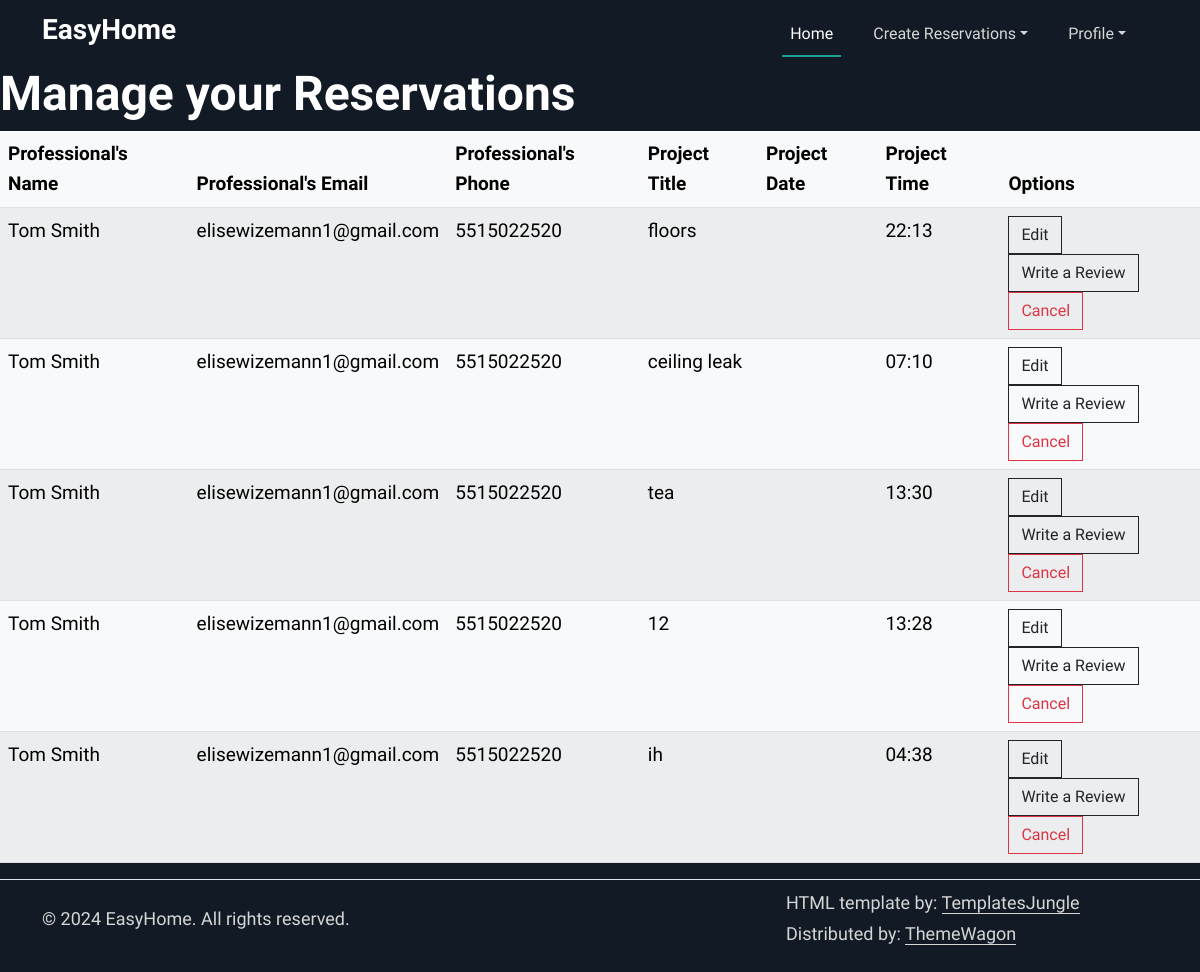
Page /manageReservations (signed in) on the earlier database version.
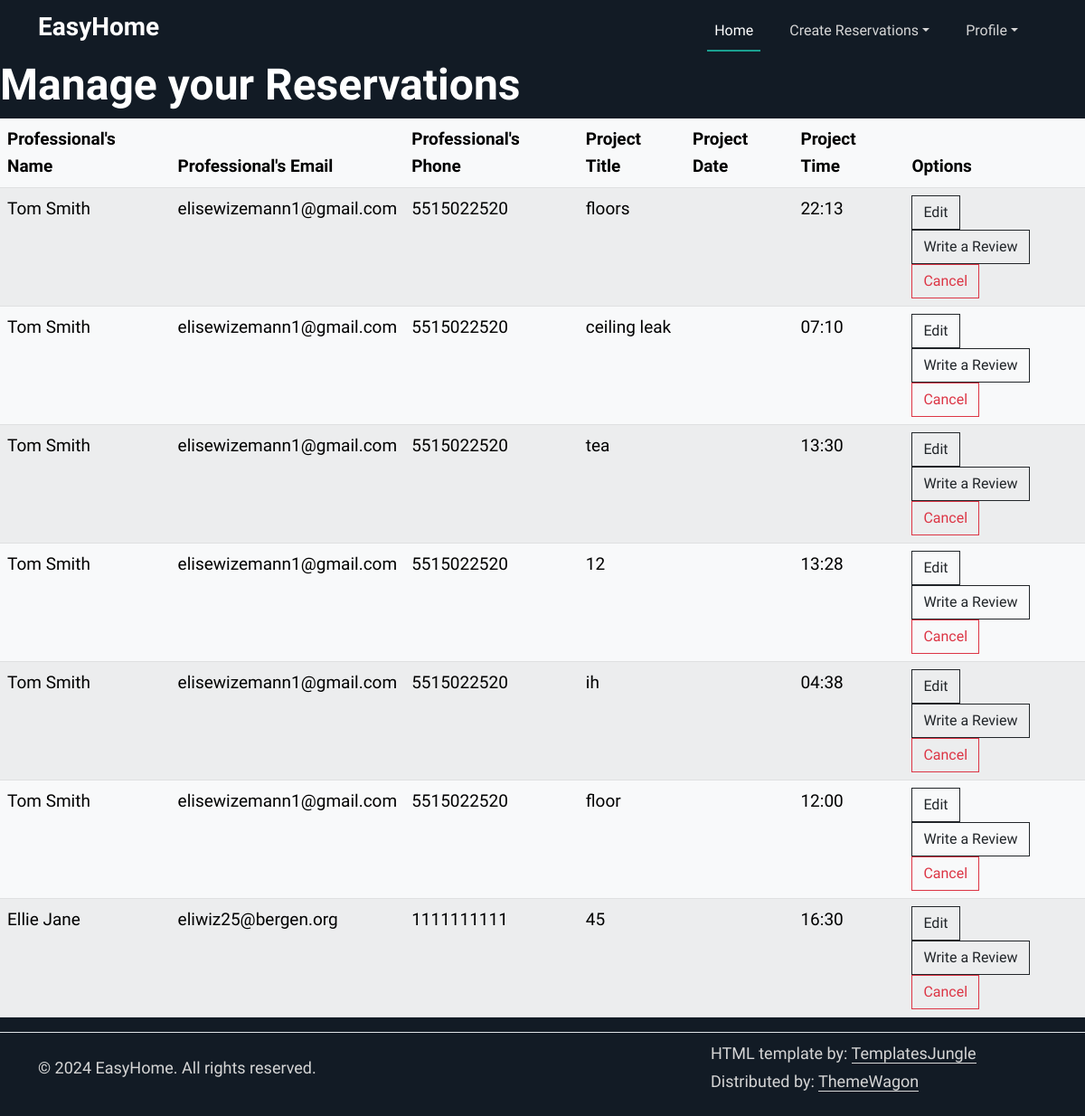
Same page on the later database version.
### tables this page shows
CREATE TABLE workDetails (
                id INTEGER PRIMARY KEY AUTOINCREMENT,
                work_name VARCHAR2(50),
                work_description VARCHAR2(100),
                user_id INTEGER NOT NULL,
                professional_id INTEGER NOT NULL,
                total_cost REAL,
                hour_amount INTEGER,
                start_date DATE,
                end_date DATE,
                start_time TIME,
                is_paid BOOLEAN DEFAULT 0,
                FOREIGN KEY (user_id) REFERENCES users(id),
                FOREIGN KEY (professional_id) REFERENCES professionals(id)
              );

CREATE TABLE users (
                id INTEGER PRIMARY KEY AUTOINCREMENT,
                first_name VARCHAR2(25) NOT NULL,
                middle_name VARCHAR2(15),
                last_name VARCHAR2(25) NOT NULL,
                gender CHAR(1) CHECK (gender IN ('M','F','O')) NOT NULL,
                phone_number VARCHAR2(12) NOT NULL,
                email VARCHAR2(50) NOT NULL,
                password VARCHAR2(50) NOT NULL,
                street_number VARCHAR2(10),
                street_name VARCHAR2(35),
                town VARCHAR2(30),
                state CHAR(2),
                zip_code NUMBER(5),
                user_type VARCHAR2(20) CHECK (user_type IN ('customer','professional')) DEFAULT 'customer'
            );

### app.py (the view)
@app.route("/manageReservations")
@login_required
def manageReservations():
    reserved = get_work_details_by_user(current_user.id)
    return render_template("manageReservations.html", reservations = reserved)

### app.py (called while the page is built)
@login_manager.user_loader
def load_user(user_id):
    try:
        conn = sqlite3.connect('database.db')
        conn.row_factory = sqlite3.Row
        c = conn.cursor()
        c.execute("SELECT * FROM users WHERE id = ?", (user_id,))
        user_row = c.fetchone()
        return User(user_row) if user_row else None
    except sqlite3.Error as e:
        print(f"Error retrieving user by ID: {e}")
        return None
    finally:
        if conn:
            conn.close()

### templates/manageReservations.html (shortened to what this page needs)
{%extends "base.html"%}
{%block content%}
<section id="start">
<div class="row">
    <h2>Manage your Reservations</h2>
    <div class="main">
    <table class="table table-striped table-light">
      <thead>
        <tr>
          <th scope="col">Professional's Name</th>
          <th scope="col">Professional's Email</th>
          <th scope="col">Professional's Phone</th>
          <th scope="col">Project Title</th>
          <th scope="col">Project Date</th>
          <th scope="col">Project Time</th>
          <th scope="col">Options</th>
        </tr>
      </thead>
      <tbody>
        {% for reserve in reservations %}
        <tr>
            <td>{{ reserve.first_name }} {{reserve.last_name}}</td>
            <td>{{ reserve.email}}</td>
            <td>{{ reserve.phone_number}}</td>
            <td>{{ reserve.work_name }}</td>
            <td>{{ reserve.date }}</td>
            <td>{{ reserve.start_time }}</td>
            <td>
              <a href="/editReservation/{{reserve.work_id}}">
                <button type="submit" class="btn btn-outline-dark">
                  Edit
                </button>
              </a>
                <a href="/submit_review/{{reserve.professional_primary_key}}" class="btn btn-outline-dark">Write a Review</a>
                <form action="{{ url_for('cancel_reservation') }}" method="post">
                  <button onclick="return confirm('Are you sure to delete this reservation?')" type="submit" class="btn btn-outline-danger">
                      Cancel
                  </button>
              </form>
            </td>
        </tr>
        {% endfor %}
    </tbody>
    </table>
  </div>
  </section>
{%endblock%}

### templates/base.html (shortened to what this page needs)
<!doctype html>
<html lang="en">
<head>
  <link rel="stylesheet" type="text/css" href="{{ url_for('static', filename='assets/css/vendor.css') }}">
  <link rel="stylesheet" href="https://cdn.jsdelivr.net/npm/swiper@9/swiper-bundle.min.css" />
  <link rel="stylesheet" href="https://cdn.jsdelivr.net/npm/bootstrap-icons@1.5.0/font/bootstrap-icons.css">
  <link href="https://cdn.jsdelivr.net/npm/bootstrap@5.2.3/dist/css/bootstrap.min.css" rel="stylesheet"
>
    <link rel="stylesheet" href="{{ url_for('static', filename='assets/css/style.css') }}">
</head>
<body data-bs-spy="scroll" data-bs-target="#navbar-example2" tabindex="0">
  <header id="nav" class="site-header position-fixed text-white bg-dark">
    <nav id="navbar-example2" class="navbar navbar-expand-lg py-2">
      <div class="container ">
        <a class="navbar-brand" href="/"><h3>EasyHome</h3></a>
        <div class="offcanvas offcanvas-end" tabindex="-1" id="offcanvasNavbar2"
          aria-labelledby="offcanvasNavbar2Label">
          <div class="offcanvas-body">
            <ul class="navbar-nav align-items-center justify-content-end align-items-center flex-grow-1 ">
              <li class="nav-item">
                <a class="nav-link active me-md-4" href="/">Home</a>
              </li>
              <li class="nav-item dropdown ">
                <a class="nav-link me-md-4 text-center dropdown-toggle" data-bs-toggle="dropdown" href="#" role="button"
                  aria-expanded="false">Create Reservations</a>
              </li>
                {%if current_user.first_name != null%}
                <li class="nav-item dropdown ">
                  <a class="nav-link me-md-4 text-center dropdown-toggle" data-bs-toggle="dropdown" href="#" role="button"
                    aria-expanded="false">Profile</a>
                </li>
                {%else%}
                <li class="nav-item">
                  <a class="nav-link mx-md-4" href="/login">Login</a>
                </li>
                {%endif%}
            </ul>
          </div>
        </div>
      </div>
    </nav>
  </header>
  {%block content%}
  {%endblock%}
    <footer class="d-flex flex-wrap justify-content-between align-items-center border-top"></footer>
    <div class="container">
      <footer class="d-flex flex-wrap justify-content-between align-items-center py-2 ">
        <div class="col-md-8 d-flex align-items-center">
          <p>© 2024 EasyHome. All rights reserved.</p>
        </div>
        <div class="col-md-4 d-flex align-items-center">
          <p>HTML template by: <a rel="noopener" href="https://templatesjungle.com/" class="link-primary"
              target="_blank">TemplatesJungle</a> <br> Distributed by: <a rel="noopener" href="https://themewagon.com" class="link-primary"
              target="_blank">ThemeWagon</a></p>
        </div>
      </footer>
    </div>
    <link rel="stylesheet" href="https://cdnjs.cloudflare.com/ajax/libs/font-awesome/5.15.4/css/all.min.css">
</body>
</html>

### static/assets/css/style.css (style rules this page uses)
:root { --accent-color: #1AA090; --dark-color: #121B25; --grey-color: #83898F; --body-text-color: #FFFFFF; --light-text-color: #D6D6D6; --link-color: #092035; }
body { padding-top: 65px; font-family: 'Work Sans', sans-serif; font-weight: 400; font-size: 19px; line-height: 1.6em; color: var(--body-text-color); background-color: var(--dark-color); }
h1, .h1, h2, .h2, h3, .h3, h4, .h4, h5, .h5, h6, .h6 { font-family: 'Work Sans', sans-serif; font-weight: 600; color: var(--body-text-color); }
h2, .h2 { font-size: 48px; }
ul { padding: 0; }
p { font-family: 'Work Sans', sans-serif; color: var(--light-text-color); font-size: 18px; }
a { color: var(--light-text-color); text-decoration: none; transition: all 0.3s ease-out; }
.btn { --bs-btn-border-radius: 0 rem; }
.text-white .nav-link.active, .text-white .nav-link:focus, .text-white .nav-link:hover { color: var(----body-text-color); }
.nav-link.active, .nav-link:focus, .nav-link:hover { color: var(----body-text-color); }
.nav-link { color: var(--light-text-color); font-size: 16px; position: relative; }
.nav-link:not(.dropdown-toggle):after { content: ''; position: absolute; left: 0; bottom: 0; width: 0; background: var(--accent-color); border-bottom: 2px solid var(--accent-color); transition: width 0.3s ease-out; }
.nav-link.active:after { width: 100%; }
.bg-dark { background-color: var(--dark-color) !important; }
.site-header { position: fixed; top: 0; width: 100%; z-index: 99999; transition: background 0.3s ease-out; }
a.navbar-brand { color: var(--body-text-color); }
a.nav-link.dropdown-toggle { color: #D6D6D6; font-size: 16px; }
.link-primary { color: var(--light-text-color) !important; border-bottom: 1px solid var(--light-text-color); }

Differences in the rows shown:
added workDetails: first_name "Tom", last_name "Smith", email "elisewizemann1@gmail.com", phone_number "5515022520", work_name "floor", start_time "12:00"
added workDetails: first_name "Ellie", last_name "Jane", email "eliwiz25@bergen.org", phone_number "1111111111", work_name "45", start_time "16:30"
